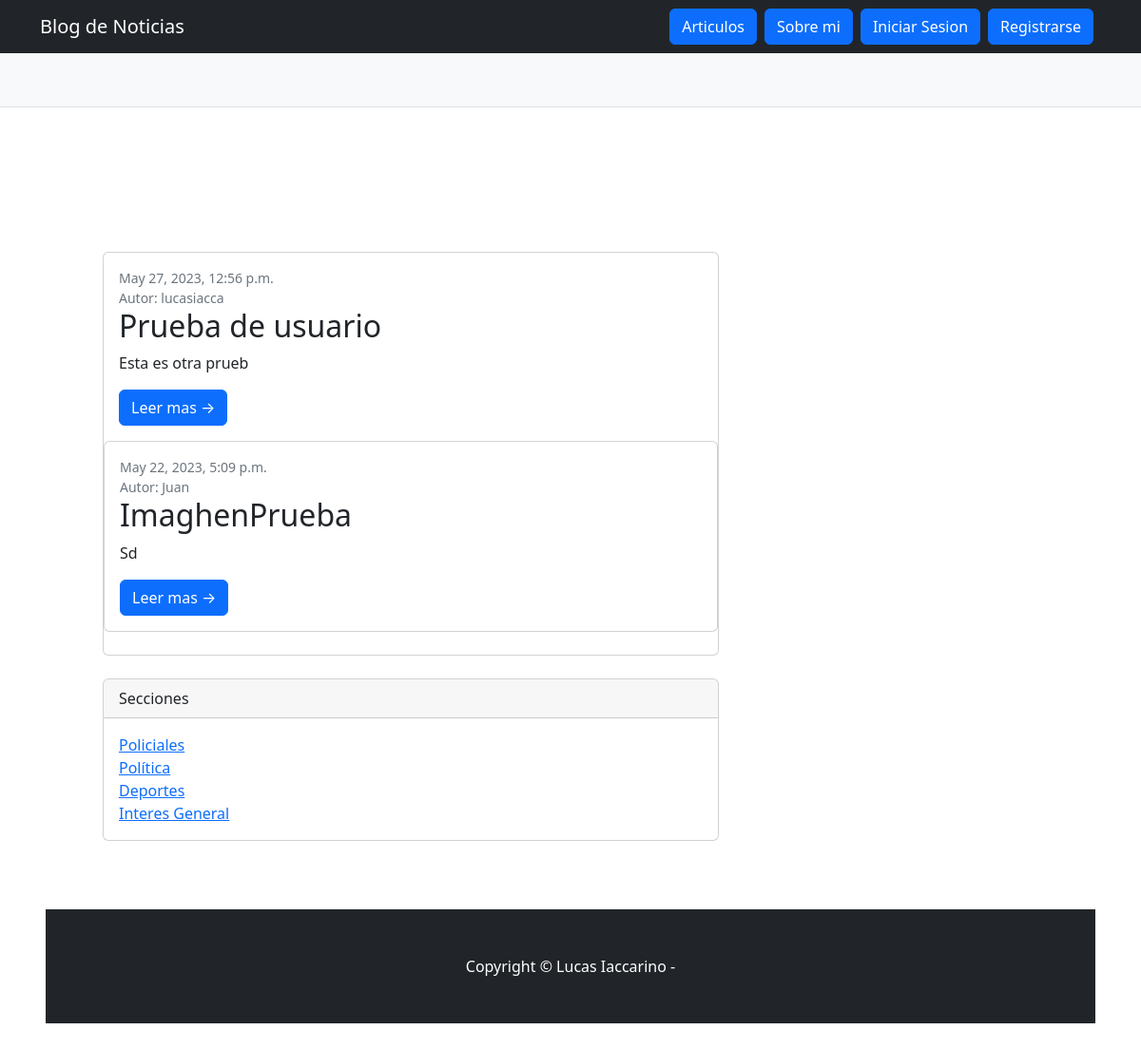
The app's page /, older data.
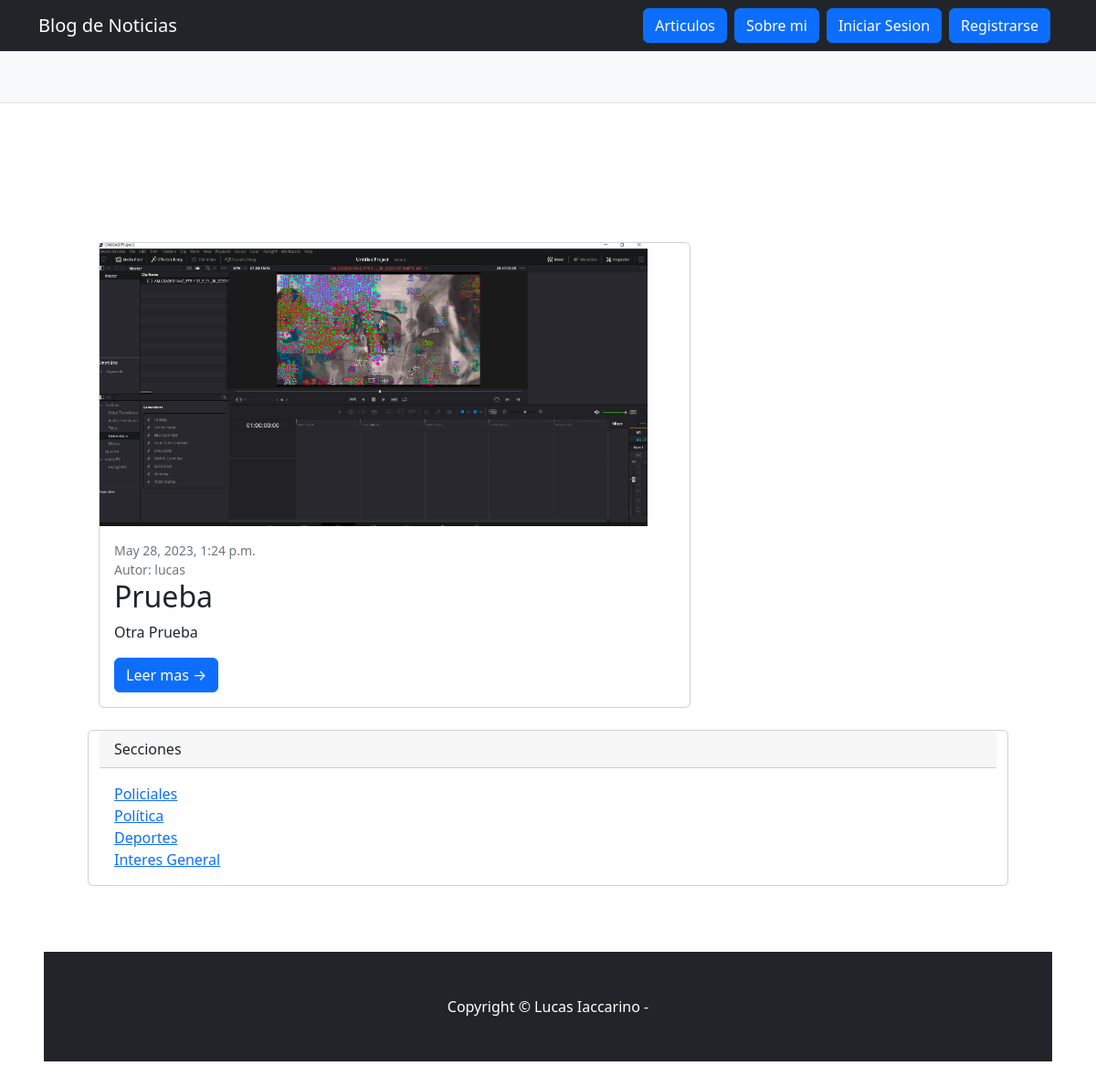
The same page, newer data.
### blog_app/models.py (models this page shows, shortened)
class Articulo(models.Model):
    titulo = models.CharField(max_length=100)
    subtitulo = models.CharField(max_length=200)
    cuerpo = models.TextField()
    fecha=models.DateTimeField(default=timezone.now)
    SECCION_CHOICES = (("Policiales", "Policiales"),("Deportes", "Deportes"),("Politica", "Politica"),("Interes General", "Interes General"),)
    seccion = models.CharField(max_length=1028, choices=SECCION_CHOICES)
    autor = models.ForeignKey(User, on_delete=models.CASCADE)
    imagen_articulo = models.ImageField(upload_to='imagenes/', null=True, blank=True)

### blog_app/views.py (the view)
# urls.py: path("", index, name = "inicio" ),
def index(request):
    bienvenida = "Bienvenido al Blog"
    articulos = Articulo.objects.order_by('fecha')
    if len(articulos) == 0:
        context = {
            "bienvenida": bienvenida,
            "mensaje": "No existen artículos aún"
        }
    else:
        ultimo_articulo = articulos.latest('fecha')
        anteultimo_articulo = None
        antepenultimo_articulo = None
        mostrar_pagina2 = False
        if len(articulos) >= 2:
            anteultimo_articulo = articulos[1]
        if len(articulos) >= 3:
            antepenultimo_articulo = articulos[2]
            mostrar_pagina2 = True
        if len(articulos) >= 5:
            mostrar_pagina2 = True
        context = {
            "bienvenida": bienvenida,
            "ultimo_articulo": ultimo_articulo,
            "anteultimo_articulo": anteultimo_articulo,
            "antepenultimoarticulo": antepenultimo_articulo,
            "mostrar_pagina2": mostrar_pagina2,
        }
    return render(request, "blog_app/inicio.html", context)

### blog_app/templates/blog_app/inicio.html (shortened to what this page needs)
{% extends "blog_app/base.html" %}
{% block contenido %}
<section style="padding: 4rem 3rem;">
    <div class="container">
        <div class="row">
            <div class="col-lg-8">
                {% if ultimo_articulo %}
                <div class="card mb-4">
                    <a href="{% url 'ver_articulo' pk=ultimo_articulo.id %}">
                        {% if ultimo_articulo.imagen_articulo %}
                        <img src="{{ ultimo_articulo.imagen_articulo.url }}" width = "600"  alt="Descripción de la imagen">
                        {% endif %}
                    </a>
                    <div class="card-body">
                        <div class="small text-muted">{{ ultimo_articulo.fecha }}</div>
                        <div class="small text-muted">Autor: {{ ultimo_articulo.autor }}</div>
                        <h2 class="card-title">{{ ultimo_articulo.titulo }}</h2>
                        <p class="card-text">{{ ultimo_articulo.subtitulo }}</p>
                        <a class="btn btn-primary" href="{% url 'ver_articulo' pk=ultimo_articulo.id %}">Leer mas →</a>
                    </div>
                {% endif %}
                {% if anteultimo_articulo %}
                <div class="card mb-4">
                    <div class="card-body">
                        <div class="small text-muted">{{ anteultimo_articulo.fecha }}</div>
                        <div class="small text-muted">Autor: {{ anteultimo_articulo.autor }}</div>
                        <h2 class="card-title">{{ anteultimo_articulo.titulo }}</h2>
                        <p class="card-text">{{ anteultimo_articulo.subtitulo }}</p>
                        <a class="btn btn-primary" href="{% url 'ver_articulo' pk=anteultimo_articulo.id %}">Leer mas →</a>
                    </div>
                    {% endif %}
                </div>
            </div>
                <div class="card mb-2">
                    <div class="card-header">Secciones</div>
                    <div class="card-body">
                        <div class="row">
                            <div class="col-sm-6">
                                <ul class="list-unstyled mb-0">
                                    <li><a href="{% url 'articulos_seccion' 'Policiales' %}">Policiales</a></li>
                                    <li><a href="{% url 'articulos_seccion' 'Politica' %}"">Política</a></li>
                                    <li><a href="{% url 'articulos_seccion' 'Deportes' %}">Deportes</a></li>
                                    <li><a href="{% url 'articulos_seccion' 'Interes General' %}"">Interes General</a></li>
                                </ul>
                            </div>
                            <div class="col-sm-6">
                            </div>
                        </div>
                    </div>
                </div>
{% endblock contenido %}

### blog_app/templates/blog_app/base.html (shortened to what this page needs)
{% load static %}
<!DOCTYPE html>
<html lang="en">
    <head>
        <link href="{% static 'css/styles.css' %}" rel="stylesheet" />
    </head>
    <body>
        <nav class="navbar navbar-expand-lg navbar-dark bg-dark">
            <div class="container">
                <a class="navbar-brand" href="{% url 'inicio' %}">Blog de Noticias</a>
                <div class="collapse navbar-collapse" id="navbarSupportedContent">
                    <ul class="navbar-nav ms-auto mb-2 mb-lg-0">
                        <li class="nav-item me-2"><a class="btn btn-primary btn-md" href="{% url 'lista_articulos' %}">Articulos</a></li>
                        <li class="nav-item me-2"><a class="btn btn-primary btn-md" href="{% url 'sobre_autor' %}">Sobre mi</a></li>
                        {% if user.is_authenticated %}
                        <div class="dropdown">
                            <button class="btn btn-warning dropdown-toggle" type="button" id="dropdownMenuButton1" data-bs-toggle="dropdown" aria-expanded="True">
                                <div style="display: inline-flex;">
                                    <span>{{ user.username }}</span>
                                </div>
                            </button>
                            <ul class="dropdown-menu" aria-labelledby="dropdownMenuButton1">
                                <li>
                                    <a class="dropdown-item" href="{% url 'editar_perfil' %}">Editar mis datos</a>
                                </li>
                                <li>
                                    <a class="dropdown-item" href="{% url 'agregar_avatar' %}">Agregar avatar</a>
                                </li>
                                <li>
                                    <a class="dropdown-item" href="{% url 'logout' %}"><strong>Cerrar Sesión</strong></a>
                                </li>
                            </div>
                        </div>
                        {% else %}
                        <li class="nav-item me-2"><a class="btn btn-primary btn-md" href="{% url 'login' %}">Iniciar Sesion</a></li>
                        <li class="nav-item me-2"><a class="btn btn-primary btn-md" href="{% url 'registro' %}">Registrarse</a></li>
                        {% endif %}
                    </ul>
                </div>
            </div>
        </nav>
        <header class="py-1 bg-light border-bottom mb-4">
        </header>
        <section style="padding: 4rem 3rem;">
            {% block contenido %}
            {% endblock contenido %}
        </section>
        <footer class="py-5 bg-dark">
            <div class="container"><p class="m-0 text-center text-white">Copyright &copy; Lucas Iaccarino -</p></div>
        </footer>
    </body>
</html>

Row changes from the older to the newer data that the page shows:
removed Articulo: fecha "May 27, 2023, 12:56 p.m.", autor "lucasiacca", titulo "Prueba de usuario", subtitulo "Esta es otra prueb"
removed Articulo: fecha "May 22, 2023, 5:09 p.m.", autor "Juan", titulo "ImaghenPrueba", subtitulo "Sd"
added Articulo: imagen_articulo (picture), fecha "May 28, 2023, 1:24 p.m.", autor "lucas", titulo "Prueba", subtitulo "Otra Prueba"
Text that changed along with them:
text no longer shown: "Autor: Leer mas →"
